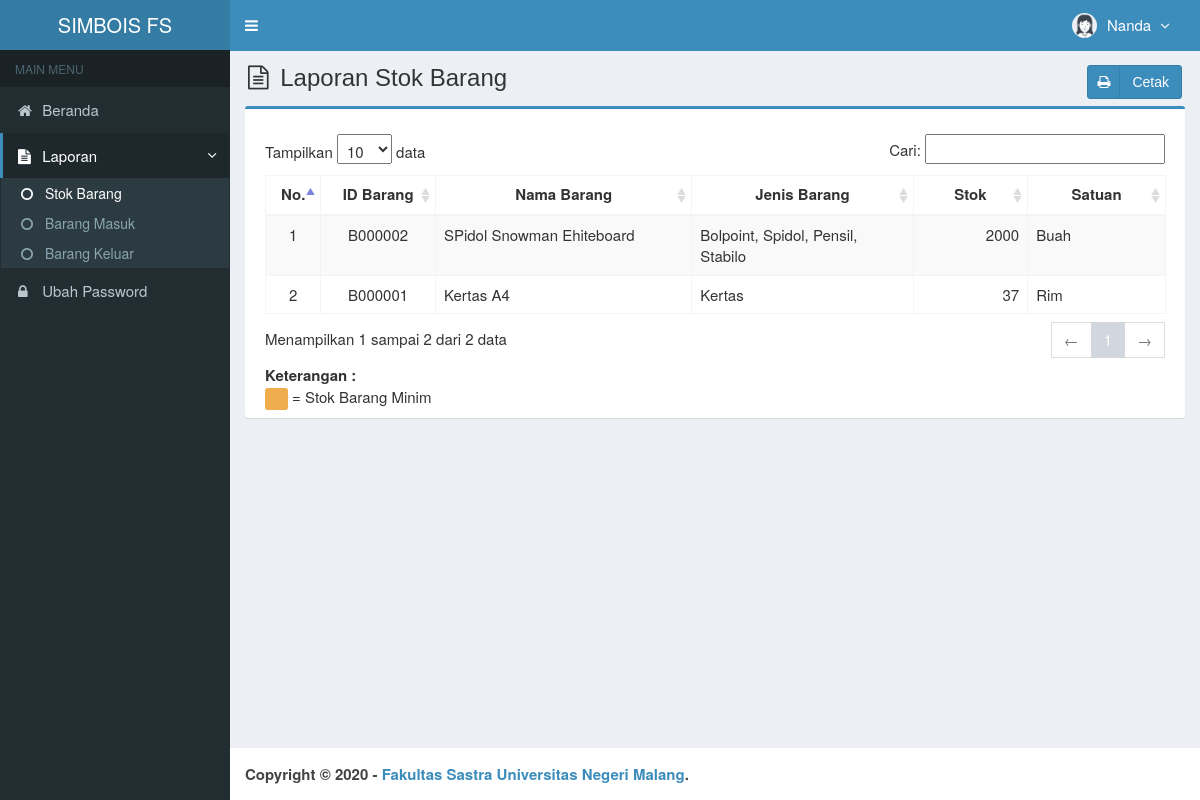
Screenshot of /main.php?module=lap_stok (signed in) with the database file from the repository.
### tables this page shows
CREATE TABLE `is_users` (
  `id_user` smallint(6) NOT NULL,
  `username` varchar(50) NOT NULL,
  `nama_user` varchar(50) NOT NULL,
  `password` varchar(50) NOT NULL,
  `email` varchar(50) DEFAULT NULL,
  `telepon` varchar(13) DEFAULT NULL,
  `foto` varchar(100) DEFAULT NULL,
  `hak_akses` enum('Super Admin','Manajer','Gudang') NOT NULL,
  `status` enum('aktif','blokir') NOT NULL DEFAULT 'aktif',
  `created_at` timestamp NOT NULL DEFAULT current_timestamp(),
  `updated_at` timestamp NOT NULL DEFAULT current_timestamp() ON UPDATE current_timestamp()
);

CREATE TABLE `is_barang` (
  `id_barang` varchar(7) NOT NULL,
  `nama_barang` varchar(100) NOT NULL,
  `id_jenis` int(11) NOT NULL,
  `id_satuan` int(11) NOT NULL,
  `stok` int(11) NOT NULL DEFAULT 0,
  `created_user` smallint(6) NOT NULL,
  `created_date` timestamp NOT NULL DEFAULT current_timestamp(),
  `updated_user` smallint(6) NOT NULL,
  `updated_date` timestamp NOT NULL DEFAULT current_timestamp() ON UPDATE current_timestamp()
);

CREATE TABLE `is_jenis_barang` (
  `id_jenis` int(11) NOT NULL,
  `nama_jenis` varchar(50) NOT NULL,
  `created_user` smallint(6) NOT NULL,
  `created_date` timestamp NOT NULL DEFAULT current_timestamp(),
  `updated_user` smallint(6) NOT NULL,
  `updated_date` timestamp NOT NULL DEFAULT current_timestamp() ON UPDATE current_timestamp()
);

CREATE TABLE `is_satuan` (
  `id_satuan` int(11) NOT NULL,
  `nama_satuan` varchar(30) NOT NULL,
  `created_user` smallint(6) NOT NULL,
  `created_date` timestamp NOT NULL DEFAULT current_timestamp(),
  `updated_user` smallint(6) NOT NULL,
  `updated_date` timestamp NOT NULL DEFAULT current_timestamp() ON UPDATE current_timestamp()
);

### modules/lap-stok/view.php (the view)
<section class="content-header">
  <h1>
    <i class="fa fa-file-text-o icon-title"></i> Laporan Stok Barang
    <a class="btn btn-primary btn-social pull-right" href="modules/lap-stok/cetak.php" target="_blank">
      <i class="fa fa-print"></i> Cetak
    </a>
  </h1>
</section>
<section class="content">
  <div class="row">
    <div class="col-md-12">
      <div class="box box-primary">
        <div class="box-body">
          <table id="dataTables1" class="table table-bordered table-striped table-hover">
            <thead>
              <tr>
                <th class="center">No.</th>
                <th class="center">ID Barang</th>
                <th class="center">Nama Barang</th>
                <th class="center">Jenis Barang</th>
                <th class="center">Stok</th>
                <th class="center">Satuan</th>
              </tr>
            </thead>
            <tbody>
            <?php
            $no = 1;
            $query = mysqli_query($mysqli, "SELECT a.id_barang,a.nama_barang,a.id_jenis,a.id_satuan,a.stok,b.id_jenis,b.nama_jenis,c.id_satuan,c.nama_satuan
                                            FROM is_barang as a INNER JOIN is_jenis_barang as b INNER JOIN is_satuan as c
                                            ON a.id_jenis=b.id_jenis AND a.id_satuan=c.id_satuan ORDER BY id_barang DESC")
                                            or die('Ada kesalahan pada query tampil Data Barang: '.mysqli_error($mysqli));
            while ($data = mysqli_fetch_assoc($query)) {
              echo "<tr>
                      <td width='30' class='center'>$no</td>
                      <td width='80' class='center'>$data[id_barang]</td>
                      <td width='200'>$data[nama_barang]</td>
                      <td width='170'>$data[nama_jenis]</td>";
                    if ($data['stok']<=10) { ?>
                      <td width="80" align="right"><span class="label label-warning"><?php echo $data['stok']; ?></span></td>
                    <?php
                    } else { ?>
                      <td width="80" align="right"><?php echo $data['stok']; ?></td>
                    <?php
                    }
              echo "   <td width='100'>$data[nama_satuan]</td>
                    </tr>";
              $no++;
            }
            ?>
            </tbody>
          </table>
          <div>
            <strong>Keterangan :</strong> <br>
            <span style="color:#f0ad4e" class="label label-warning">...</span> = Stok Barang Minim
          </div>
        </div>
      </div>
    </div>
  </div>
</section><!-- /.content

### top-menu.php (shortened to what this page needs)
<?php
require_once "config/database.php";
$query = mysqli_query($mysqli, "SELECT id_user, nama_user, foto, hak_akses FROM is_users WHERE id_user='$_SESSION[id_user]'")
                                or die('Ada kesalahan pada query tampil Manajemen User: '.mysqli_error($mysqli));
$data = mysqli_fetch_assoc($query);
?>
<li class="dropdown user user-menu">
  <a href="#" class="dropdown-toggle" data-toggle="dropdown">
  <?php
  if ($data['foto']=="") { ?>
    <img src="images/user/user-default.png" class="user-image" alt="User Image"/>
  <?php
  }
  else { ?>
    <img src="images/user/<?php echo $data['foto']; ?>" class="user-image" alt="User Image"/>
  <?php
  }
  ?>
    <span class="hidden-xs"><?php echo $data['nama_user']; ?> <i style="margin-left:5px" class="fa fa-angle-down"></i></span>
  </a>
</li>

### assets/css/style.css (style rules this page uses)
.btn-social *:first-child { border-right: 1px solid rgba(0, 0, 0, 0.1); bottom: 0; font-size: 1em !important; left: 0; line-height: 32px !important; position: absolute; text-align: center; top: 0; width: 32px !important; }
.content-header { padding: 15px 18px 0; position: relative; }
.center { text-align:center; }
.icon-title { margin-right: 5px; }
body { background-color: #fff; color: #333; font-size: 15px; line-height: 1.42857; }

### rows the page displays
is_users: foto (picture), nama_user "Nanda"
is_barang: id_barang "B000002", nama_barang "SPidol Snowman Ehiteboard", id_jenis.nama_jenis "Bolpoint, Spidol, Pensil, Stabilo", stok "2000", id_satuan.nama_satuan "Buah"
is_barang: id_barang "B000001", nama_barang "Kertas A4", id_jenis.nama_jenis "Kertas", stok "37", id_satuan.nama_satuan "Rim"
